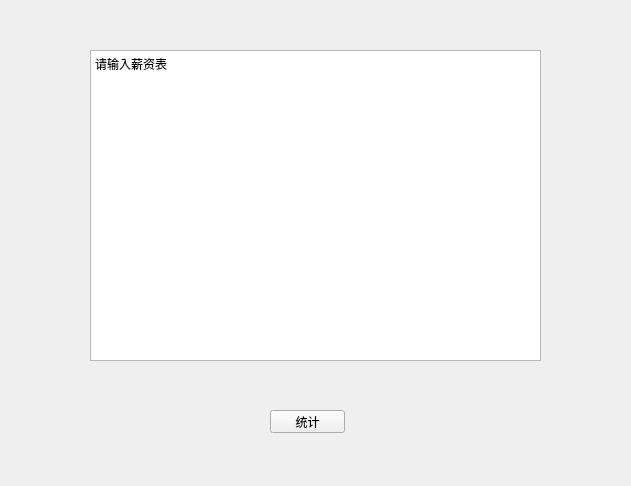
<?xml version="1.0" encoding="UTF-8"?>
<ui version="4.0">
 <class>Form</class>
 <widget class="QWidget" name="Form">
  <property name="geometry">
   <rect>
    <x>0</x>
    <y>0</y>
    <width>631</width>
    <height>486</height>
   </rect>
  </property>
  <property name="windowTitle">
   <string>薪资统计</string>
  </property>
  <widget class="QPlainTextEdit" name="TextEdit">
   <property name="geometry">
    <rect>
     <x>90</x>
     <y>50</y>
     <width>451</width>
     <height>311</height>
    </rect>
   </property>
   <property name="plainText">
    <string>请输入薪资表</string>
   </property>
  </widget>
  <widget class="QPushButton" name="Button">
   <property name="geometry">
    <rect>
     <x>270</x>
     <y>410</y>
     <width>75</width>
     <height>23</height>
    </rect>
   </property>
   <property name="text">
    <string>统计</string>
   </property>
  </widget>
 </widget>
 <resources/>
 <connections/>
</ui>
